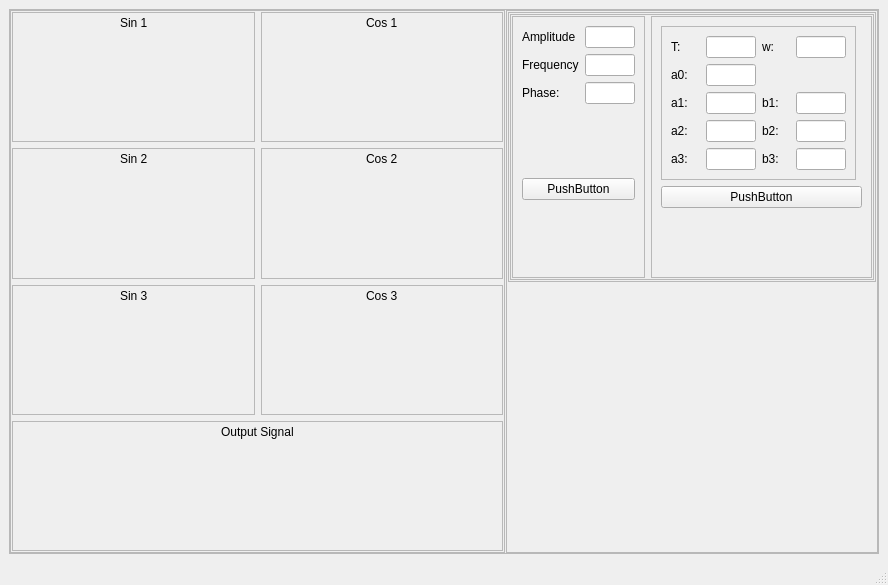
<?xml version="1.0" encoding="UTF-8"?>
<ui version="4.0">
 <class>MainWindow</class>
 <widget class="QMainWindow" name="MainWindow">
  <property name="geometry">
   <rect>
    <x>0</x>
    <y>0</y>
    <width>888</width>
    <height>585</height>
   </rect>
  </property>
  <property name="windowTitle">
   <string>MainWindow</string>
  </property>
  <widget class="QWidget" name="centralwidget">
   <layout class="QHBoxLayout" name="horizontalLayout">
    <item>
     <layout class="QVBoxLayout" name="verticalLayout">
      <property name="spacing">
       <number>5</number>
      </property>
      <item>
       <widget class="QFrame" name="frame">
        <property name="frameShape">
         <enum>QFrame::StyledPanel</enum>
        </property>
        <property name="frameShadow">
         <enum>QFrame::Raised</enum>
        </property>
        <layout class="QHBoxLayout" name="horizontalLayout_2" stretch="4,3">
         <property name="spacing">
          <number>1</number>
         </property>
         <property name="leftMargin">
          <number>0</number>
         </property>
         <property name="topMargin">
          <number>0</number>
         </property>
         <property name="rightMargin">
          <number>0</number>
         </property>
         <property name="bottomMargin">
          <number>0</number>
         </property>
         <item>
          <widget class="QFrame" name="frame_2">
           <property name="frameShape">
            <enum>QFrame::StyledPanel</enum>
           </property>
           <property name="frameShadow">
            <enum>QFrame::Raised</enum>
           </property>
           <layout class="QGridLayout" name="gridLayout_6" rowstretch="1,1,1,1" columnstretch="1,1">
            <property name="leftMargin">
             <number>1</number>
            </property>
            <property name="topMargin">
             <number>1</number>
            </property>
            <property name="rightMargin">
             <number>1</number>
            </property>
            <property name="bottomMargin">
             <number>1</number>
            </property>
            <item row="0" column="0">
             <widget class="QFrame" name="frame_5">
              <property name="frameShape">
               <enum>QFrame::StyledPanel</enum>
              </property>
              <property name="frameShadow">
               <enum>QFrame::Raised</enum>
              </property>
              <layout class="QGridLayout" name="gridLayout_3">
               <property name="leftMargin">
                <number>0</number>
               </property>
               <property name="topMargin">
                <number>0</number>
               </property>
               <property name="rightMargin">
                <number>0</number>
               </property>
               <property name="bottomMargin">
                <number>0</number>
               </property>
               <item row="0" column="0">
                <spacer name="horizontalSpacer_5">
                 <property name="orientation">
                  <enum>Qt::Horizontal</enum>
                 </property>
                 <property name="sizeHint" stdset="0">
                  <size>
                   <width>94</width>
                   <height>20</height>
                  </size>
                 </property>
                </spacer>
               </item>
               <item row="0" column="1">
                <widget class="QLabel" name="label_5">
                 <property name="maximumSize">
                  <size>
                   <width>16777215</width>
                   <height>20</height>
                  </size>
                 </property>
                 <property name="text">
                  <string>Sin 1</string>
                 </property>
                </widget>
               </item>
               <item row="0" column="2">
                <spacer name="horizontalSpacer_6">
                 <property name="orientation">
                  <enum>Qt::Horizontal</enum>
                 </property>
                 <property name="sizeHint" stdset="0">
                  <size>
                   <width>94</width>
                   <height>20</height>
                  </size>
                 </property>
                </spacer>
               </item>
               <item row="1" column="0" colspan="3">
                <widget class="QWidget" name="widget_5" native="true"/>
               </item>
              </layout>
             </widget>
            </item>
            <item row="1" column="0">
             <widget class="QFrame" name="frame_4">
              <property name="frameShape">
               <enum>QFrame::StyledPanel</enum>
              </property>
              <property name="frameShadow">
               <enum>QFrame::Raised</enum>
              </property>
              <layout class="QGridLayout" name="gridLayout_2">
               <property name="leftMargin">
                <number>0</number>
               </property>
               <property name="topMargin">
                <number>0</number>
               </property>
               <property name="rightMargin">
                <number>0</number>
               </property>
               <property name="bottomMargin">
                <number>0</number>
               </property>
               <item row="0" column="2">
                <spacer name="horizontalSpacer_4">
                 <property name="orientation">
                  <enum>Qt::Horizontal</enum>
                 </property>
                 <property name="sizeHint" stdset="0">
                  <size>
                   <width>94</width>
                   <height>20</height>
                  </size>
                 </property>
                </spacer>
               </item>
               <item row="0" column="0">
                <spacer name="horizontalSpacer_3">
                 <property name="orientation">
                  <enum>Qt::Horizontal</enum>
                 </property>
                 <property name="sizeHint" stdset="0">
                  <size>
                   <width>94</width>
                   <height>20</height>
                  </size>
                 </property>
                </spacer>
               </item>
               <item row="0" column="1">
                <widget class="QLabel" name="label_4">
                 <property name="maximumSize">
                  <size>
                   <width>16777215</width>
                   <height>20</height>
                  </size>
                 </property>
                 <property name="text">
                  <string>Sin 2</string>
                 </property>
                </widget>
               </item>
               <item row="1" column="0" colspan="3">
                <widget class="QWidget" name="widget_4" native="true"/>
               </item>
              </layout>
             </widget>
            </item>
            <item row="1" column="1">
             <widget class="QFrame" name="frame_12">
              <property name="frameShape">
               <enum>QFrame::StyledPanel</enum>
              </property>
              <property name="frameShadow">
               <enum>QFrame::Raised</enum>
              </property>
              <layout class="QGridLayout" name="gridLayout_8">
               <property name="leftMargin">
                <number>0</number>
               </property>
               <property name="topMargin">
                <number>0</number>
               </property>
               <property name="rightMargin">
                <number>0</number>
               </property>
               <property name="bottomMargin">
                <number>0</number>
               </property>
               <item row="0" column="0">
                <spacer name="horizontalSpacer_9">
                 <property name="orientation">
                  <enum>Qt::Horizontal</enum>
                 </property>
                 <property name="sizeHint" stdset="0">
                  <size>
                   <width>194</width>
                   <height>20</height>
                  </size>
                 </property>
                </spacer>
               </item>
               <item row="0" column="1">
                <widget class="QLabel" name="label_9">
                 <property name="maximumSize">
                  <size>
                   <width>16777215</width>
                   <height>20</height>
                  </size>
                 </property>
                 <property name="text">
                  <string>Cos 2</string>
                 </property>
                </widget>
               </item>
               <item row="0" column="2">
                <spacer name="horizontalSpacer_10">
                 <property name="orientation">
                  <enum>Qt::Horizontal</enum>
                 </property>
                 <property name="sizeHint" stdset="0">
                  <size>
                   <width>193</width>
                   <height>20</height>
                  </size>
                 </property>
                </spacer>
               </item>
               <item row="1" column="0" colspan="3">
                <widget class="QWidget" name="widget_7" native="true"/>
               </item>
              </layout>
             </widget>
            </item>
            <item row="0" column="1">
             <widget class="QFrame" name="frame_11">
              <property name="frameShape">
               <enum>QFrame::StyledPanel</enum>
              </property>
              <property name="frameShadow">
               <enum>QFrame::Raised</enum>
              </property>
              <layout class="QGridLayout" name="gridLayout_7">
               <property name="leftMargin">
                <number>0</number>
               </property>
               <property name="topMargin">
                <number>0</number>
               </property>
               <property name="rightMargin">
                <number>0</number>
               </property>
               <property name="bottomMargin">
                <number>0</number>
               </property>
               <item row="0" column="0">
                <spacer name="horizontalSpacer_7">
                 <property name="orientation">
                  <enum>Qt::Horizontal</enum>
                 </property>
                 <property name="sizeHint" stdset="0">
                  <size>
                   <width>194</width>
                   <height>20</height>
                  </size>
                 </property>
                </spacer>
               </item>
               <item row="0" column="1">
                <widget class="QLabel" name="label_6">
                 <property name="maximumSize">
                  <size>
                   <width>16777215</width>
                   <height>20</height>
                  </size>
                 </property>
                 <property name="text">
                  <string>Cos 1</string>
                 </property>
                </widget>
               </item>
               <item row="0" column="2">
                <spacer name="horizontalSpacer_8">
                 <property name="orientation">
                  <enum>Qt::Horizontal</enum>
                 </property>
                 <property name="sizeHint" stdset="0">
                  <size>
                   <width>193</width>
                   <height>20</height>
                  </size>
                 </property>
                </spacer>
               </item>
               <item row="1" column="0" colspan="3">
                <widget class="QWidget" name="widget_6" native="true"/>
               </item>
              </layout>
             </widget>
            </item>
            <item row="2" column="0">
             <widget class="QFrame" name="frame_6">
              <property name="frameShape">
               <enum>QFrame::StyledPanel</enum>
              </property>
              <property name="frameShadow">
               <enum>QFrame::Raised</enum>
              </property>
              <layout class="QGridLayout" name="gridLayout">
               <property name="leftMargin">
                <number>0</number>
               </property>
               <property name="topMargin">
                <number>0</number>
               </property>
               <property name="rightMargin">
                <number>0</number>
               </property>
               <property name="bottomMargin">
                <number>0</number>
               </property>
               <item row="0" column="1">
                <widget class="QLabel" name="label_3">
                 <property name="maximumSize">
                  <size>
                   <width>16777215</width>
                   <height>20</height>
                  </size>
                 </property>
                 <property name="text">
                  <string>Sin 3</string>
                 </property>
                </widget>
               </item>
               <item row="0" column="2">
                <spacer name="horizontalSpacer_2">
                 <property name="orientation">
                  <enum>Qt::Horizontal</enum>
                 </property>
                 <property name="sizeHint" stdset="0">
                  <size>
                   <width>40</width>
                   <height>20</height>
                  </size>
                 </property>
                </spacer>
               </item>
               <item row="1" column="0" colspan="3">
                <widget class="QWidget" name="widget_3" native="true"/>
               </item>
               <item row="0" column="0">
                <spacer name="horizontalSpacer">
                 <property name="orientation">
                  <enum>Qt::Horizontal</enum>
                 </property>
                 <property name="sizeHint" stdset="0">
                  <size>
                   <width>40</width>
                   <height>20</height>
                  </size>
                 </property>
                </spacer>
               </item>
              </layout>
             </widget>
            </item>
            <item row="2" column="1">
             <widget class="QFrame" name="frame_13">
              <property name="frameShape">
               <enum>QFrame::StyledPanel</enum>
              </property>
              <property name="frameShadow">
               <enum>QFrame::Raised</enum>
              </property>
              <layout class="QGridLayout" name="gridLayout_9">
               <property name="leftMargin">
                <number>0</number>
               </property>
               <property name="topMargin">
                <number>0</number>
               </property>
               <property name="rightMargin">
                <number>0</number>
               </property>
               <property name="bottomMargin">
                <number>0</number>
               </property>
               <item row="0" column="0">
                <spacer name="horizontalSpacer_11">
                 <property name="orientation">
                  <enum>Qt::Horizontal</enum>
                 </property>
                 <property name="sizeHint" stdset="0">
                  <size>
                   <width>194</width>
                   <height>20</height>
                  </size>
                 </property>
                </spacer>
               </item>
               <item row="0" column="1">
                <widget class="QLabel" name="label_20">
                 <property name="maximumSize">
                  <size>
                   <width>16777215</width>
                   <height>20</height>
                  </size>
                 </property>
                 <property name="text">
                  <string>Cos 3</string>
                 </property>
                </widget>
               </item>
               <item row="0" column="2">
                <spacer name="horizontalSpacer_12">
                 <property name="orientation">
                  <enum>Qt::Horizontal</enum>
                 </property>
                 <property name="sizeHint" stdset="0">
                  <size>
                   <width>193</width>
                   <height>20</height>
                  </size>
                 </property>
                </spacer>
               </item>
               <item row="1" column="0" colspan="3">
                <widget class="QWidget" name="widget_8" native="true"/>
               </item>
              </layout>
             </widget>
            </item>
            <item row="3" column="0" colspan="2">
             <widget class="QFrame" name="frame_14">
              <property name="frameShape">
               <enum>QFrame::StyledPanel</enum>
              </property>
              <property name="frameShadow">
               <enum>QFrame::Raised</enum>
              </property>
              <layout class="QGridLayout" name="gridLayout_10">
               <property name="leftMargin">
                <number>0</number>
               </property>
               <property name="topMargin">
                <number>0</number>
               </property>
               <property name="rightMargin">
                <number>0</number>
               </property>
               <property name="bottomMargin">
                <number>0</number>
               </property>
               <item row="0" column="0">
                <spacer name="horizontalSpacer_13">
                 <property name="orientation">
                  <enum>Qt::Horizontal</enum>
                 </property>
                 <property name="sizeHint" stdset="0">
                  <size>
                   <width>194</width>
                   <height>20</height>
                  </size>
                 </property>
                </spacer>
               </item>
               <item row="0" column="1">
                <widget class="QLabel" name="label_21">
                 <property name="maximumSize">
                  <size>
                   <width>16777215</width>
                   <height>20</height>
                  </size>
                 </property>
                 <property name="text">
                  <string>Output Signal</string>
                 </property>
                </widget>
               </item>
               <item row="0" column="2">
                <spacer name="horizontalSpacer_14">
                 <property name="orientation">
                  <enum>Qt::Horizontal</enum>
                 </property>
                 <property name="sizeHint" stdset="0">
                  <size>
                   <width>193</width>
                   <height>20</height>
                  </size>
                 </property>
                </spacer>
               </item>
               <item row="1" column="0" colspan="3">
                <widget class="QWidget" name="widget_9" native="true"/>
               </item>
              </layout>
             </widget>
            </item>
           </layout>
          </widget>
         </item>
         <item>
          <widget class="QFrame" name="frame_3">
           <property name="maximumSize">
            <size>
             <width>390</width>
             <height>16777215</height>
            </size>
           </property>
           <property name="frameShape">
            <enum>QFrame::StyledPanel</enum>
           </property>
           <property name="frameShadow">
            <enum>QFrame::Raised</enum>
           </property>
           <layout class="QVBoxLayout" name="verticalLayout_3" stretch="1,1">
            <property name="leftMargin">
             <number>1</number>
            </property>
            <property name="topMargin">
             <number>1</number>
            </property>
            <property name="rightMargin">
             <number>1</number>
            </property>
            <property name="bottomMargin">
             <number>1</number>
            </property>
            <item>
             <widget class="QFrame" name="frame_8">
              <property name="frameShape">
               <enum>QFrame::StyledPanel</enum>
              </property>
              <property name="frameShadow">
               <enum>QFrame::Raised</enum>
              </property>
              <layout class="QGridLayout" name="gridLayout_4">
               <property name="leftMargin">
                <number>1</number>
               </property>
               <property name="topMargin">
                <number>1</number>
               </property>
               <property name="rightMargin">
                <number>1</number>
               </property>
               <property name="bottomMargin">
                <number>1</number>
               </property>
               <item row="0" column="0">
                <widget class="QFrame" name="frame_7">
                 <property name="frameShape">
                  <enum>QFrame::StyledPanel</enum>
                 </property>
                 <property name="frameShadow">
                  <enum>QFrame::Raised</enum>
                 </property>
                 <layout class="QHBoxLayout" name="horizontalLayout_3" stretch="0,1">
                  <property name="leftMargin">
                   <number>1</number>
                  </property>
                  <property name="topMargin">
                   <number>1</number>
                  </property>
                  <property name="rightMargin">
                   <number>1</number>
                  </property>
                  <property name="bottomMargin">
                   <number>1</number>
                  </property>
                  <item>
                   <widget class="QFrame" name="frame_9">
                    <property name="frameShape">
                     <enum>QFrame::StyledPanel</enum>
                    </property>
                    <property name="frameShadow">
                     <enum>QFrame::Raised</enum>
                    </property>
                    <layout class="QFormLayout" name="formLayout">
                     <item row="0" column="0">
                      <widget class="QLabel" name="label_18">
                       <property name="text">
                        <string>Amplitude</string>
                       </property>
                      </widget>
                     </item>
                     <item row="0" column="1">
                      <widget class="QLineEdit" name="lineEdit_16">
                       <property name="maximumSize">
                        <size>
                         <width>50</width>
                         <height>16777215</height>
                        </size>
                       </property>
                      </widget>
                     </item>
                     <item row="1" column="0">
                      <widget class="QLabel" name="label_19">
                       <property name="text">
                        <string>Frequency</string>
                       </property>
                      </widget>
                     </item>
                     <item row="1" column="1">
                      <widget class="QLineEdit" name="lineEdit_15">
                       <property name="maximumSize">
                        <size>
                         <width>50</width>
                         <height>16777215</height>
                        </size>
                       </property>
                      </widget>
                     </item>
                     <item row="2" column="0">
                      <widget class="QLabel" name="label_17">
                       <property name="text">
                        <string>Phase:</string>
                       </property>
                      </widget>
                     </item>
                     <item row="2" column="1">
                      <widget class="QLineEdit" name="lineEdit_14">
                       <property name="maximumSize">
                        <size>
                         <width>50</width>
                         <height>16777215</height>
                        </size>
                       </property>
                      </widget>
                     </item>
                     <item row="3" column="0" colspan="2">
                      <spacer name="verticalSpacer_2">
                       <property name="orientation">
                        <enum>Qt::Vertical</enum>
                       </property>
                       <property name="sizeHint" stdset="0">
                        <size>
                         <width>20</width>
                         <height>40</height>
                        </size>
                       </property>
                      </spacer>
                     </item>
                     <item row="4" column="0" colspan="2">
                      <widget class="QPushButton" name="pushButton_3">
                       <property name="text">
                        <string>PushButton</string>
                       </property>
                      </widget>
                     </item>
                     <item row="5" column="0" colspan="2">
                      <spacer name="verticalSpacer_3">
                       <property name="orientation">
                        <enum>Qt::Vertical</enum>
                       </property>
                       <property name="sizeHint" stdset="0">
                        <size>
                         <width>20</width>
                         <height>40</height>
                        </size>
                       </property>
                      </spacer>
                     </item>
                    </layout>
                   </widget>
                  </item>
                  <item>
                   <widget class="QFrame" name="frame_10">
                    <property name="frameShape">
                     <enum>QFrame::StyledPanel</enum>
                    </property>
                    <property name="frameShadow">
                     <enum>QFrame::Raised</enum>
                    </property>
                    <layout class="QGridLayout" name="gridLayout_5">
                     <item row="1" column="1" colspan="2">
                      <widget class="QPushButton" name="pushButton_2">
                       <property name="text">
                        <string>PushButton</string>
                       </property>
                      </widget>
                     </item>
                     <item row="2" column="1" colspan="2">
                      <spacer name="verticalSpacer_4">
                       <property name="orientation">
                        <enum>Qt::Vertical</enum>
                       </property>
                       <property name="sizeHint" stdset="0">
                        <size>
                         <width>20</width>
                         <height>40</height>
                        </size>
                       </property>
                      </spacer>
                     </item>
                     <item row="0" column="1">
                      <widget class="QFrame" name="frame_15">
                       <property name="frameShape">
                        <enum>QFrame::StyledPanel</enum>
                       </property>
                       <property name="frameShadow">
                        <enum>QFrame::Raised</enum>
                       </property>
                       <layout class="QGridLayout" name="gridLayout_11">
                        <item row="0" column="0">
                         <widget class="QLabel" name="label_7">
                          <property name="text">
                           <string>T:</string>
                          </property>
                         </widget>
                        </item>
                        <item row="1" column="0">
                         <widget class="QLabel" name="label_8">
                          <property name="text">
                           <string>a0:</string>
                          </property>
                         </widget>
                        </item>
                        <item row="1" column="1">
                         <widget class="QLineEdit" name="lineEdit_4">
                          <property name="maximumSize">
                           <size>
                            <width>50</width>
                            <height>16777215</height>
                           </size>
                          </property>
                         </widget>
                        </item>
                        <item row="2" column="0">
                         <widget class="QLabel" name="label_11">
                          <property name="text">
                           <string>a1:</string>
                          </property>
                         </widget>
                        </item>
                        <item row="0" column="1">
                         <widget class="QLineEdit" name="lineEdit_5">
                          <property name="maximumSize">
                           <size>
                            <width>50</width>
                            <height>16777215</height>
                           </size>
                          </property>
                         </widget>
                        </item>
                        <item row="2" column="1">
                         <widget class="QLineEdit" name="lineEdit_8">
                          <property name="maximumSize">
                           <size>
                            <width>50</width>
                            <height>16777215</height>
                           </size>
                          </property>
                         </widget>
                        </item>
                        <item row="3" column="0">
                         <widget class="QLabel" name="label_15">
                          <property name="text">
                           <string>a2:</string>
                          </property>
                         </widget>
                        </item>
                        <item row="3" column="1">
                         <widget class="QLineEdit" name="lineEdit_12">
                          <property name="maximumSize">
                           <size>
                            <width>50</width>
                            <height>16777215</height>
                           </size>
                          </property>
                         </widget>
                        </item>
                        <item row="4" column="0">
                         <widget class="QLabel" name="label_16">
                          <property name="text">
                           <string>a3:</string>
                          </property>
                         </widget>
                        </item>
                        <item row="4" column="1">
                         <widget class="QLineEdit" name="lineEdit_13">
                          <property name="maximumSize">
                           <size>
                            <width>50</width>
                            <height>16777215</height>
                           </size>
                          </property>
                         </widget>
                        </item>
                        <item row="0" column="2">
                         <widget class="QLabel" name="label_22">
                          <property name="text">
                           <string>w:</string>
                          </property>
                         </widget>
                        </item>
                        <item row="0" column="3">
                         <widget class="QLineEdit" name="lineEdit_17">
                          <property name="maximumSize">
                           <size>
                            <width>50</width>
                            <height>16777215</height>
                           </size>
                          </property>
                         </widget>
                        </item>
                        <item row="2" column="2">
                         <widget class="QLabel" name="label_23">
                          <property name="text">
                           <string>b1:</string>
                          </property>
                         </widget>
                        </item>
                        <item row="2" column="3">
                         <widget class="QLineEdit" name="lineEdit_18">
                          <property name="maximumSize">
                           <size>
                            <width>50</width>
                            <height>16777215</height>
                           </size>
                          </property>
                         </widget>
                        </item>
                        <item row="3" column="2">
                         <widget class="QLabel" name="label_24">
                          <property name="text">
                           <string>b2:</string>
                          </property>
                         </widget>
                        </item>
                        <item row="4" column="2">
                         <widget class="QLabel" name="label_25">
                          <property name="text">
                           <string>b3:</string>
                          </property>
                         </widget>
                        </item>
                        <item row="3" column="3">
                         <widget class="QLineEdit" name="lineEdit_19">
                          <property name="maximumSize">
                           <size>
                            <width>50</width>
                            <height>16777215</height>
                           </size>
                          </property>
                         </widget>
                        </item>
                        <item row="4" column="3">
                         <widget class="QLineEdit" name="lineEdit_20">
                          <property name="maximumSize">
                           <size>
                            <width>50</width>
                            <height>16777215</height>
                           </size>
                          </property>
                         </widget>
                        </item>
                       </layout>
                      </widget>
                     </item>
                    </layout>
                   </widget>
                  </item>
                 </layout>
                </widget>
               </item>
              </layout>
             </widget>
            </item>
            <item>
             <spacer name="verticalSpacer">
              <property name="orientation">
               <enum>Qt::Vertical</enum>
              </property>
              <property name="sizeHint" stdset="0">
               <size>
                <width>20</width>
                <height>245</height>
               </size>
              </property>
             </spacer>
            </item>
           </layout>
          </widget>
         </item>
        </layout>
       </widget>
      </item>
     </layout>
    </item>
   </layout>
  </widget>
  <widget class="QMenuBar" name="menubar">
   <property name="geometry">
    <rect>
     <x>0</x>
     <y>0</y>
     <width>888</width>
     <height>26</height>
    </rect>
   </property>
  </widget>
  <widget class="QStatusBar" name="statusbar"/>
 </widget>
 <resources/>
 <connections/>
</ui>
